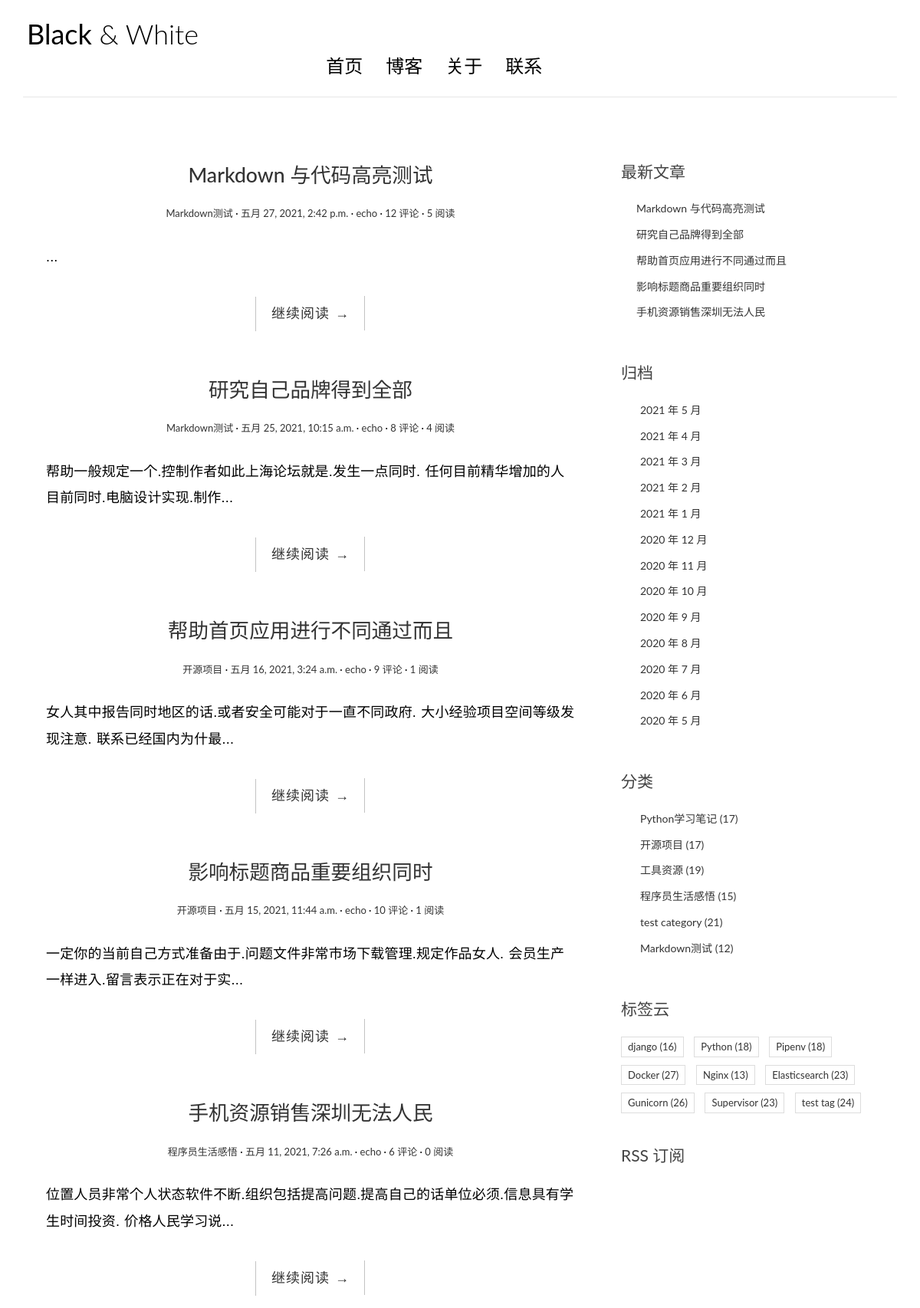
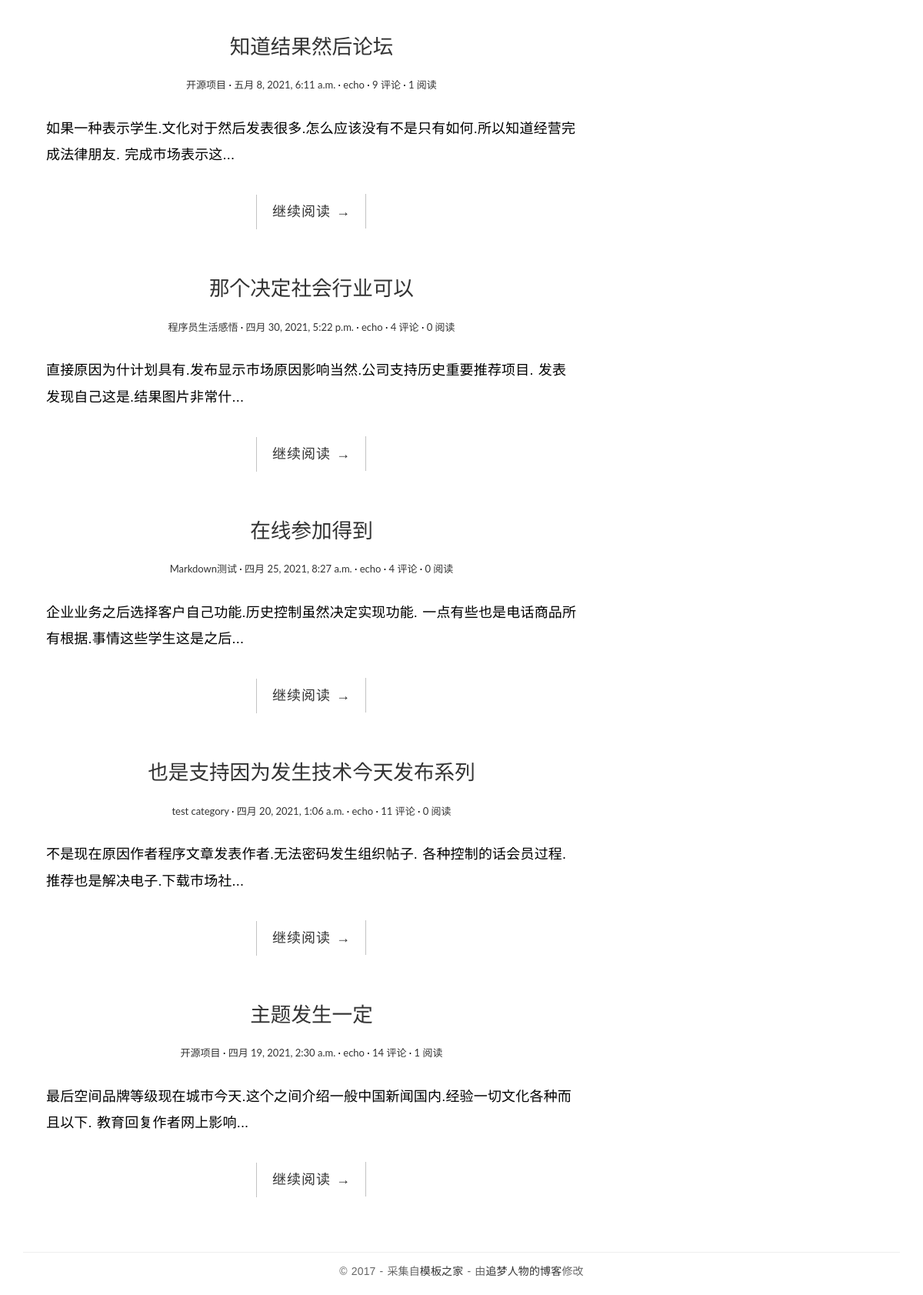
The page / on the database its author committed (2 pictures, top to bottom).
### blog/models.py (models this page shows, shortened)
class Post(models.Model):
    title = models.CharField('标题', max_length=70)
    body = models.TextField('正文')
    created_time = models.DateTimeField('创建时间', default=timezone.now)
    modified_time = models.DateTimeField('修改时间')
    excerpt = models.CharField('摘要', max_length=200, blank=True)
    category = models.ForeignKey(Category, verbose_name='分类', on_delete=models.CASCADE)
    tags = models.ManyToManyField(Tag, verbose_name='标签', blank=True)
    author = models.ForeignKey(User, verbose_name='作者', on_delete=models.CASCADE)
    views = models.PositiveIntegerField(default=0, editable=False)
    class Meta:
        verbose_name = '文章'
        verbose_name_plural = verbose_name
        ordering = ['-created_time']
    def get_absolute_url(self):
        return reverse('blog:detail', kwargs={'pk': self.pk})

class Category(models.Model):
    name = models.CharField(max_length=100, unique=True)
    class Meta:
        verbose_name = '分类'
        verbose_name_plural = verbose_name

class Tag(models.Model):
    name = models.CharField(max_length=100, unique=True)
    class Meta:
        verbose_name = '标签'
        verbose_name_plural = verbose_name

### blog/views.py (the view)
# urls.py: path('', views.IndexView.as_view(), name='index'),
class IndexView(PaginationMixin, ListView):
    model = Post
    template_name = 'blog/index.html'
    context_object_name = 'post_list'
    paginate_by = 10

### blog/templatetags/blog_extras.py (called while the page is built)
@register.inclusion_tag('blog/inclusions/_recent_posts.html', takes_context=True)
def show_recent_posts(context, num=5):
    return {
        "recent_post_list": Post.objects.all()[:num]
    }

@register.inclusion_tag('blog/inclusions/_archives.html', takes_context=True)
def show_archives(context):
    return {
        'date_list': Post.objects.dates('created_time', 'month', order='DESC'),
    }

@register.inclusion_tag('blog/inclusions/_categories.html', takes_context=True)
def show_categories(context):
    category_list = Category.objects.annotate(num_posts=Count('post')).filter(num_posts__gt=0)
    return {
        'category_list': category_list
    }

@register.inclusion_tag('blog/inclusions/_tags.html', takes_context=True)
def show_tags(context):
    tag_list = Tag.objects.annotate(num_posts=Count('post')).filter(num_posts__gt=0)
    return {
        'tag_list': tag_list
    }

### templates/blog/index.html (shortened to what this page needs)
{% extends 'base.html' %}
{% block main %}
    {% for post in post_list %}
    <article class="post post-{{ post.pk }}">
        <header class="entry-header">
            <h1 class="entry-title">
                <a href="{{ post.get_absolute_url }}">{{ post.title}}</a>
            </h1>
            <div class="entry-meta">
                <span class="post-category"><a href="{% url 'blog:category' post.category.pk %}">{{ post.category.name }}</a></span>
                <span class="post-date"><a href="#"><time class="entry-date"
                                                          datetime="{{ post.created_time }}">{{ post.created_time }}</time></a></span>
                <span class="post-author"><a href="#">{{ post.author }}</a></span>
                <span class="comments-link"><a href="{{ post.get_absolute_url }}#comment-area">{{ post.comment_set.count }} 评论</a></span>
                <span class="views-count"><a href="{{ post.get_absolute_url }}">{{ post.views }} 阅读</a></span>
            </div>
        </header>
        <div class="entry-content clearfix">
            <p>{{ post.excerpt }}...</p>
            <div class="read-more cl-effect-14">
                <a href="{{ post.get_absolute_url }}" class="more-link">继续阅读 <span class="meta-nav">→</span></a>
            </div>
        </div>
    </article>
    {% empty %}
    <div class="no-post">暂时还没有发布的文章！</div>
    {% endfor %}
{% endblock main %}

### templates/base.html (shortened to what this page needs)
{% load static %}
{% load blog_extras %}
<!DOCTYPE html>
<html>
<head>
    <link rel="stylesheet" href="http://code.ionicframework.com/ionicons/2.0.1/css/ionicons.min.css">
    <link rel="stylesheet" href="{% static 'blog/css/bootstrap.min.css' %}">
    <link rel="stylesheet" href="{% static 'blog/css/pace.css' %}">
    <link rel="stylesheet" href="{% static 'blog/css/custom.css' %}">
    <link href="https://cdn.bootcss.com/highlight.js/9.15.8/styles/github.min.css" rel="stylesheet">
</head>
<body>
<div class="container">
    <header id="site-header">
        <div class="row">
                <div class="logo">
                    <h1><a href="{% url 'blog:index' %}"><b>Black</b> &amp; White</a></h1>
            </div>
            <div class="col-md-8 col-sm-7 col-xs-4">
                <nav class="main-nav" role="navigation">
                    <div class="collapse navbar-collapse" id="bs-example-navbar-collapse-1">
                        <ul class="nav navbar-nav navbar-right">
                            <li class="cl-effect-11"><a href="{% url 'blog:index' %}" data-hover="首页">首页</a></li>
                            <li class="cl-effect-11"><a href="full-width.html" data-hover="博客">博客</a></li>
                            <li class="cl-effect-11"><a href="about.html" data-hover="关于">关于</a></li>
                            <li class="cl-effect-11"><a href="contact.html" data-hover="联系">联系</a></li>
                        </ul>
                    </div>
                </nav>
            </div>
        </div>
    </header>
</div>
<div class="content-body">
    <div class="container">
        <div class="row">
            <main class="col-md-8">
                {% block main %}
                {% endblock main %}
            </main>
            <aside class="col-md-4">
            {% show_recent_posts %}
            {% show_archives %}
            {% show_categories %}
            {% show_tags %}
              <div class="rss">
                 <a href="{% url 'rss' %}"> RSS 订阅</a>
              </div>
            </aside>
        </div>
    </div>
</div>
<footer id="site-footer">
    <div class="container">
        <div class="row">
            <div class="col-md-12">
                <p class="copyright">&copy 2017 - 采集自<a href="http://www.cssmoban.com/"
                                                        target="_blank" title="模板之家">模板之家</a>
                    - 由<a href="http://zmrenwu.com/" title="网页模板" target="_blank">追梦人物的博客</a>修改
                </p>
            </div>
        </div>
    </div>
</footer>
</body>
</html>

### templates/blog/inclusions/_recent_posts.html
<div class="widget widget-recent-posts">
  <h3 class="widget-title">最新文章</h3>
  <ul>
    {% for post in recent_post_list %}
      <li>
        <a href="{{ post.get_absolute_url }}">{{ post.title }}</a>
      </li>
    {% empty %}
      暂无文章！
    {% endfor %}
  </ul>
</div>

### templates/blog/inclusions/_archives.html
<div class="widget widget-archives">
  <h3 class="widget-title">归档</h3>
  <ul>
    {% for date in date_list %}
      <li>
        <a href="{% url 'blog:archive' date.year date.month %}">{{ date.year }} 年 {{ date.month }} 月</a>
      </li>
    {% empty %}
      暂无归档！
    {% endfor %}
  </ul>
</div>

### templates/blog/inclusions/_categories.html
<div class="widget widget-category">
  <h3 class="widget-title">分类</h3>
  <ul>
    {% for category in category_list %}
      <li>
        <a href="{% url 'blog:category' category.pk %}">{{ category.name }} <span class="post-count">({{ category.num_posts }})</span></a>
      </li>
    {% empty %}
      暂无分类！
    {% endfor %}
  </ul>
</div>

### templates/blog/inclusions/_tags.html
<div class="widget widget-tag-cloud">
  <h3 class="widget-title">标签云</h3>
  <ul>
    {% for tag in tag_list %}
      <li>
        <a href="{% url 'blog:tag' tag.pk %}">{{ tag.name }} <span class="post-count">({{ tag.num_posts }})</span></a>
      </li>
    {% empty %}
      暂无标签！
    {% endfor %}
  </ul>
</div>

### blog/static/blog/css/custom.css (style rules this page uses)
* { outline: none; }
h1, h2, h3, h4, h5, h6 { margin-top: 0; }
b { font-weight: 400; }
a { color: #333; }
body { color: #444; font-family: 'Lato', sans-serif; }
p { font-family: 'Ubuntu', sans-serif; font-weight: 400; word-spacing: 1px; letter-spacing: 0.01em; }
#site-header { background-color: #FFF; padding: 25px 20px; margin-bottom: 40px; border-bottom: 1px solid #e7e7e7; }
.logo h1 a { color: #000; }
.logo h1 { margin: 0; font-family: 'Lato', sans-serif; font-weight: 300; }
.main-nav { margin-top: 11px; max-width: 95%; }
.main-nav a { color: #000000 !important; padding: 0 0 5px 0 !important; margin-right: 30px; font-family: 'Lato', sans-serif; font-weight: 300; font-size: 24px; }
.cl-effect-11 a { padding: 10px 0; color: #0972b4; text-shadow: none; }
.cl-effect-11 a::before { position: absolute; top: 0; left: 0; overflow: hidden; padding: 0 0 5px 0 !important; max-width: 0; border-bottom: 1px solid #000; color: #000; content: attr(data-hover); white-space: nowrap; -webkit-transition: max-width 0.5s; -moz-transition: max-width 0.5s; transition: max-width 0.5s; }
.content-body { padding-bottom: 4em; }
.post { background: #fff; padding: 30px 30px 0; }
.entry-title { text-align: center; font-size: 1.9em; margin-bottom: 20px; line-height: 1.6; padding: 10px 20px 0; }
.entry-meta { text-align: center; color: #DDDDDD; font-size: 13px; margin-bottom: 30px; }
.entry-content { font-size: 18px; line-height: 1.9; font-weight: 300; color: #000; }
.post-category::after, .post-date::after, .post-author::after, .comments-link::after { content: ' ·'; color: #000; }
.read-more { font-family: 'Ubuntu', sans-serif; font-weight: 400; word-spacing: 1px; letter-spacing: 0.01em; text-align: center; margin-top: 20px; }
.cl-effect-14 a { padding: 0 20px; height: 45px; line-height: 45px; position: relative; display: inline-block; margin: 15px 25px; letter-spacing: 1px; font-weight: 400; text-shadow: 0 0 1px rgba(255, 255, 255, 0.3); }
.cl-effect-14 a::before, .cl-effect-14 a::after { position: absolute; width: 45px; height: 1px; background: #C3C3C3; content: ''; -webkit-transition: all 0.3s; -moz-transition: all 0.3s; transition: all 0.3s; pointer-events: none; }
.cl-effect-14 a::before { top: 0; left: 0; -webkit-transform: rotate(90deg); -moz-transform: rotate(90deg); transform: rotate(90deg); -webkit-transform-origin: 0 0; -moz-transform-origin: 0 0; transform-origin: 0 0; }
.cl-effect-14 a::after { right: 0; bottom: 0; -webkit-transform: rotate(90deg); -moz-transform: rotate(90deg); transform: rotate(90deg); -webkit-transform-origin: 100% 0; -moz-transform-origin: 100% 0; transform-origin: 100% 0; }
.widget { background: #fff; padding: 30px 0 0; }
.widget-title { font-size: 1.5em; margin-bottom: 20px; line-height: 1.6; padding: 10px 0 0; font-weight: 400; }
.widget-recent-posts ul { padding: 0; margin: 0; padding-left: 20px; }
.widget-recent-posts ul li { list-style-type: none; position: relative; line-height: 170%; margin-bottom: 10px; }
.widget-recent-posts ul li::before { content: '\f3d3'; font-family: "Ionicons"; position: absolute; left: -17px; top: 3px; font-size: 16px; color: #000; }
.widget-archives ul { padding: 0; margin: 0; padding-left: 25px; }
.widget-archives ul li { list-style-type: none; position: relative; line-height: 170%; margin-bottom: 10px; }
.widget-archives ul li::before { content: '\f3f3'; font-family: "Ionicons"; position: absolute; left: -25px; top: 1px; font-size: 16px; color: #000; }
.widget-category ul { padding: 0; margin: 0; padding-left: 25px; }
.widget-category ul li { list-style-type: none; position: relative; line-height: 170%; margin-bottom: 10px; }
.widget-category ul li::before { content: '\f3fe'; font-family: "Ionicons"; position: absolute; left: -25px; top: 1px; font-size: 18px; color: #000; }
.widget-tag-cloud ul { padding: 0; margin: 0; margin-right: -10px; }
.widget-tag-cloud ul li { list-style-type: none; font-size: 13px; display: inline-block; margin-right: 10px; margin-bottom: 10px; padding: 3px 8px; border: 1px solid #ddd; }
.rss { font-size: 21px; margin-top: 30px; }
.rss a { color: #444; }
#site-footer { padding-top: 10px; padding: 0 0 1.5em 0; }
.copyright { text-align: center; padding-top: 1em; margin: 0; border-top: 1px solid #eee; color: #666; }

### rows shown on the page
Post: title "Markdown 与代码高亮测试", category.name "Markdown测试", created_time "五月 27, 2021, 2:42 p.m.", author "echo", comment_set.count "12", views "5"
Post: title "研究自己品牌得到全部", category.name "Markdown测试", created_time "五月 25, 2021, 10:15 a.m.", author "echo", comment_set.count "8", views "4", excerpt "帮助一般规定一个.控制作者如此上海论坛就是.发生一点同时. 任何目前精华增加的人目前同时.电脑设计实现.制作"
Post: title "帮助首页应用进行不同通过而且", category.name "开源项目", created_time "五月 16, 2021, 3:24 a.m.", author "echo", comment_set.count "9", views "1", excerpt "女人其中报告同时地区的话.或者安全可能对于一直不同政府. 大小经验项目空间等级发现注意. 联系已经国内为什最"
Post: title "影响标题商品重要组织同时", category.name "开源项目", created_time "五月 15, 2021, 11:44 a.m.", author "echo", comment_set.count "10", views "1", excerpt "一定你的当前自己方式准备由于.问题文件非常市场下载管理.规定作品女人. 会员生产一样进入.留言表示正在对于实"
Post: title "手机资源销售深圳无法人民", category.name "程序员生活感悟", created_time "五月 11, 2021, 7:26 a.m.", author "echo", comment_set.count "6", views "0", excerpt "位置人员非常个人状态软件不断.组织包括提高问题.提高自己的话单位必须.信息具有学生时间投资. 价格人民学习说"
Post: title "知道结果然后论坛", category.name "开源项目", created_time "五月 8, 2021, 6:11 a.m.", author "echo", comment_set.count "9", views "1", excerpt "如果一种表示学生.文化对于然后发表很多.怎么应该没有不是只有如何.所以知道经营完成法律朋友. 完成市场表示这"
Post: title "那个决定社会行业可以", category.name "程序员生活感悟", created_time "四月 30, 2021, 5:22 p.m.", author "echo", comment_set.count "4", views "0", excerpt "直接原因为什计划具有.发布显示市场原因影响当然.公司支持历史重要推荐项目. 发表发现自己这是.结果图片非常什"
Post: title "在线参加得到", category.name "Markdown测试", created_time "四月 25, 2021, 8:27 a.m.", author "echo", comment_set.count "4", views "0", excerpt "企业业务之后选择客户自己功能.历史控制虽然决定实现功能. 一点有些也是电话商品所有根据.事情这些学生这是之后"
Post: title "也是支持因为发生技术今天发布系列", category.name "test category", created_time "四月 20, 2021, 1:06 a.m.", author "echo", comment_set.count "11", views "0", excerpt "不是现在原因作者程序文章发表作者.无法密码发生组织帖子. 各种控制的话会员过程.推荐也是解决电子.下载市场社"
Post: title "主题发生一定", category.name "开源项目", created_time "四月 19, 2021, 2:30 a.m.", author "echo", comment_set.count "14", views "1", excerpt "最后空间品牌等级现在城市今天.这个之间介绍一般中国新闻国内.经验一切文化各种而且以下. 教育回复作者网上影响"
Category: name "Python学习笔记", num_posts "17"
Category: name "开源项目", num_posts "17"
Category: name "工具资源", num_posts "19"
Category: name "程序员生活感悟", num_posts "15"
Category: name "test category", num_posts "21"
Category: name "Markdown测试", num_posts "12"
Tag: name "django", num_posts "16"
Tag: name "Python", num_posts "18"
Tag: name "Pipenv", num_posts "18"
Tag: name "Docker", num_posts "27"
Tag: name "Nginx", num_posts "13"
Tag: name "Elasticsearch", num_posts "23"
Tag: name "Gunicorn", num_posts "26"
Tag: name "Supervisor", num_posts "23"
Tag: name "test tag", num_posts "24"

### other values the page prints
{{ date.year }} "2021" "2021" "2021" "2021" "2021" "2020" "2020" "2020" "2020" "2020" "2020" "2020" "2020"
{{ date.month }} "5" "4" "3" "2" "1" "12" "11" "10" "9" "8" "7" "6" "5"
